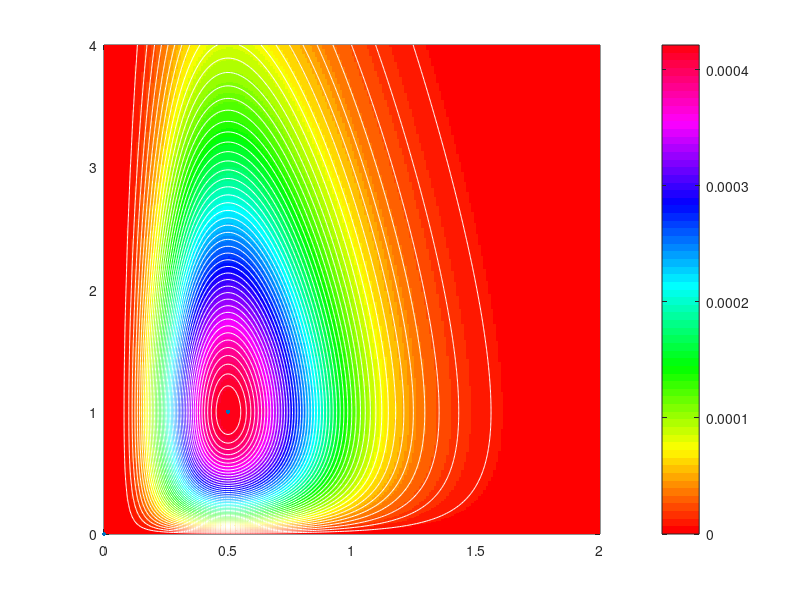

This chart was generated by the following MATLAB code:
% Setting initial conditions and variables.
% h is the time step.
% x and y are both 1 dimensional arrays with their respective coordinates. 
% X and Y are both 2 dimensional arrays with their respective coordinates.

clear
close all
h = 0.01;
x = 0:h:2;
y = 0:h:4;
[X,Y] = meshgrid(x,y);

% E is the grid of E(x,y) for x and y.
E = abs(X).^4 .*abs(Y).*exp(-8.*X - Y);

% This plots the colormap of E in X, Y.
cmap = colormap('hsv');
colormap(cmap)
pcolor(X, Y, E)
shading flat
colorbar
hold on
contour(X,Y,E,50, 'w')

% Adds the equilibrium points to the prior plot.
% And labels the plot.
x = [0 0.5];
y = [0 1];
hold on
plot(x, y, '.', 'LineWidth', 2, 'MarkerSize', 10)

